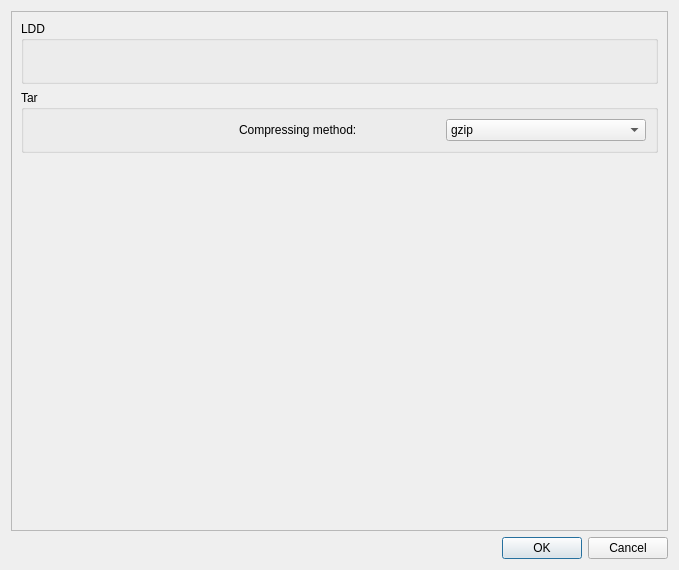
<?xml version="1.0" encoding="UTF-8"?>
<ui version="4.0">
 <class>CheckingToolDiag</class>
 <widget class="QDialog" name="CheckingToolDiag">
  <property name="geometry">
   <rect>
    <x>0</x>
    <y>0</y>
    <width>679</width>
    <height>570</height>
   </rect>
  </property>
  <property name="windowTitle">
   <string>Checking Tool</string>
  </property>
  <layout class="QVBoxLayout" name="verticalLayout_3">
   <item>
    <widget class="QScrollArea" name="scrollArea">
     <property name="widgetResizable">
      <bool>true</bool>
     </property>
     <widget class="QWidget" name="scrollAreaWidgetContents">
      <property name="geometry">
       <rect>
        <x>0</x>
        <y>0</y>
        <width>659</width>
        <height>520</height>
       </rect>
      </property>
      <layout class="QVBoxLayout" name="verticalLayout_2">
       <item>
        <widget class="QGroupBox" name="gb_ldd">
         <property name="title">
          <string>LDD</string>
         </property>
         <layout class="QVBoxLayout" name="verticalLayout">
          <item>
           <widget class="PathCheckFinderWgt" name="ldd_path_check_finder_wgt" native="true">
            <property name="minimumSize">
             <size>
              <width>0</width>
              <height>22</height>
             </size>
            </property>
           </widget>
          </item>
         </layout>
        </widget>
       </item>
       <item>
        <widget class="QGroupBox" name="groupBox">
         <property name="title">
          <string>Tar</string>
         </property>
         <layout class="QHBoxLayout" name="horizontalLayout">
          <item>
           <widget class="PathCheckFinderWgt" name="tar_path_check_finder_wgt" native="true"/>
          </item>
          <item>
           <widget class="QLabel" name="label">
            <property name="text">
             <string>Compressing method:</string>
            </property>
           </widget>
          </item>
          <item>
           <widget class="QComboBox" name="cb_tar_compressing_method">
            <item>
             <property name="text">
              <string>gzip</string>
             </property>
            </item>
            <item>
             <property name="text">
              <string>bzip2</string>
             </property>
            </item>
            <item>
             <property name="text">
              <string>xz</string>
             </property>
            </item>
            <item>
             <property name="text">
              <string>lzma</string>
             </property>
            </item>
            <item>
             <property name="text">
              <string>no compression</string>
             </property>
            </item>
           </widget>
          </item>
         </layout>
        </widget>
       </item>
       <item>
        <spacer name="verticalSpacer">
         <property name="orientation">
          <enum>Qt::Vertical</enum>
         </property>
         <property name="sizeHint" stdset="0">
          <size>
           <width>20</width>
           <height>361</height>
          </size>
         </property>
        </spacer>
       </item>
      </layout>
     </widget>
    </widget>
   </item>
   <item>
    <widget class="QDialogButtonBox" name="buttonBox">
     <property name="orientation">
      <enum>Qt::Horizontal</enum>
     </property>
     <property name="standardButtons">
      <set>QDialogButtonBox::Cancel|QDialogButtonBox::Ok</set>
     </property>
    </widget>
   </item>
  </layout>
 </widget>
 <customwidgets>
  <customwidget>
   <class>PathCheckFinderWgt</class>
   <extends>QWidget</extends>
   <header>widgets/PathCheckFinderWgt.h</header>
   <container>1</container>
  </customwidget>
 </customwidgets>
 <resources>
  <include location="../../resources/icons/medium/medium_icons.qrc"/>
  <include location="../../resources/icons/small/small_icons.qrc"/>
 </resources>
 <connections>
  <connection>
   <sender>buttonBox</sender>
   <signal>accepted()</signal>
   <receiver>CheckingToolDiag</receiver>
   <slot>accept()</slot>
   <hints>
    <hint type="sourcelabel">
     <x>248</x>
     <y>254</y>
    </hint>
    <hint type="destinationlabel">
     <x>157</x>
     <y>274</y>
    </hint>
   </hints>
  </connection>
  <connection>
   <sender>buttonBox</sender>
   <signal>rejected()</signal>
   <receiver>CheckingToolDiag</receiver>
   <slot>reject()</slot>
   <hints>
    <hint type="sourcelabel">
     <x>316</x>
     <y>260</y>
    </hint>
    <hint type="destinationlabel">
     <x>286</x>
     <y>274</y>
    </hint>
   </hints>
  </connection>
 </connections>
</ui>
